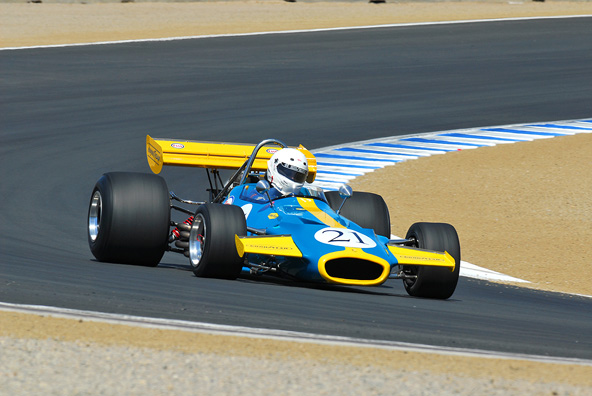
#> input picture Python/2020/opencv/F1Car.jpg, 592 x 396 px
$ python canny.py
#> lines starting #> are read from the running program, lines starting #| are printed output that depends on the picture
import numpy as np
import cv2


if __name__ == '__main__':
    image = cv2.imread("F1Car.jpg")
#> image is the input picture: shape (396, 592, 3); mean B, G, R 112.8, 123.4, 120.5
    gray = cv2.cvtColor(image, cv2.COLOR_BGR2GRAY)
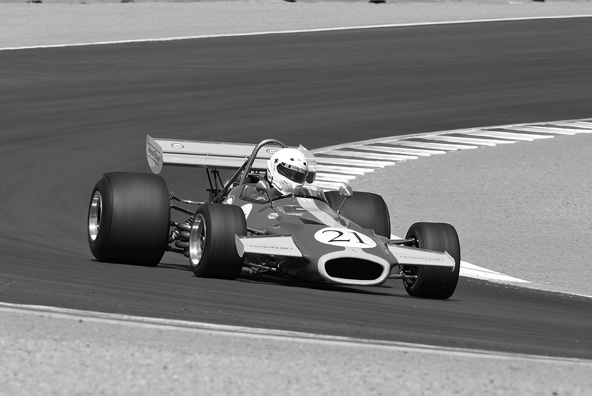
#> gray: shape (396, 592); min 0, max 255, mean 121.3

    edges = cv2.Canny(gray, threshold1=100, threshold2=200)
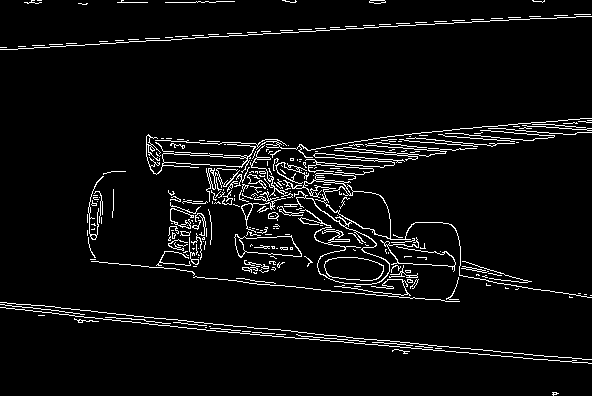
#> edges: shape (396, 592); 5% white in thin lines or dots

    cv2.imshow('Original Gray', image)
    cv2.imshow('Canny', edges)

    cv2.waitKey()
    cv2.destroyAllWindows()

$ run again, with Python/2020/opencv/Image.jpg copied over Python/2020/opencv/F1Car.jpg
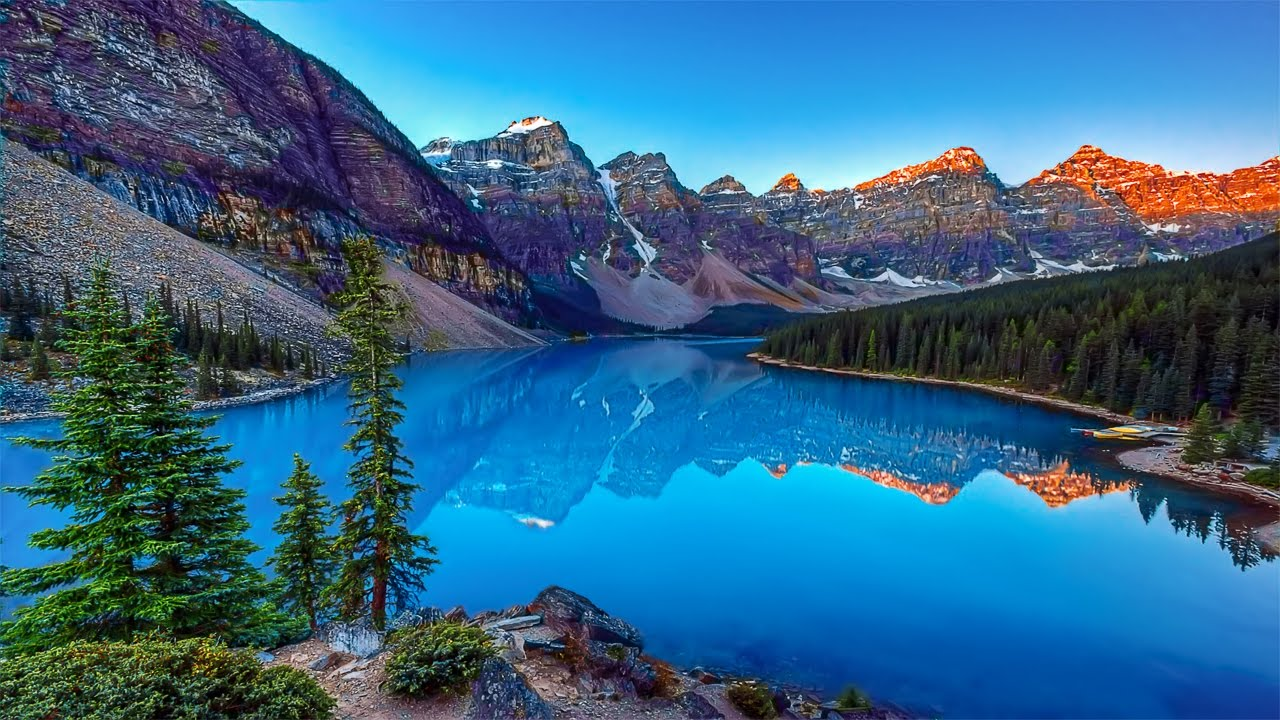
#> input picture Python/2020/opencv/Image.jpg, 1280 x 720 px
#> image is the input picture: shape (720, 1280, 3); mean B, G, R 136, 102.3, 50.6
#> `gray = cv2.cvtColor(image, cv2.COLOR_BGR2GRAY)`:
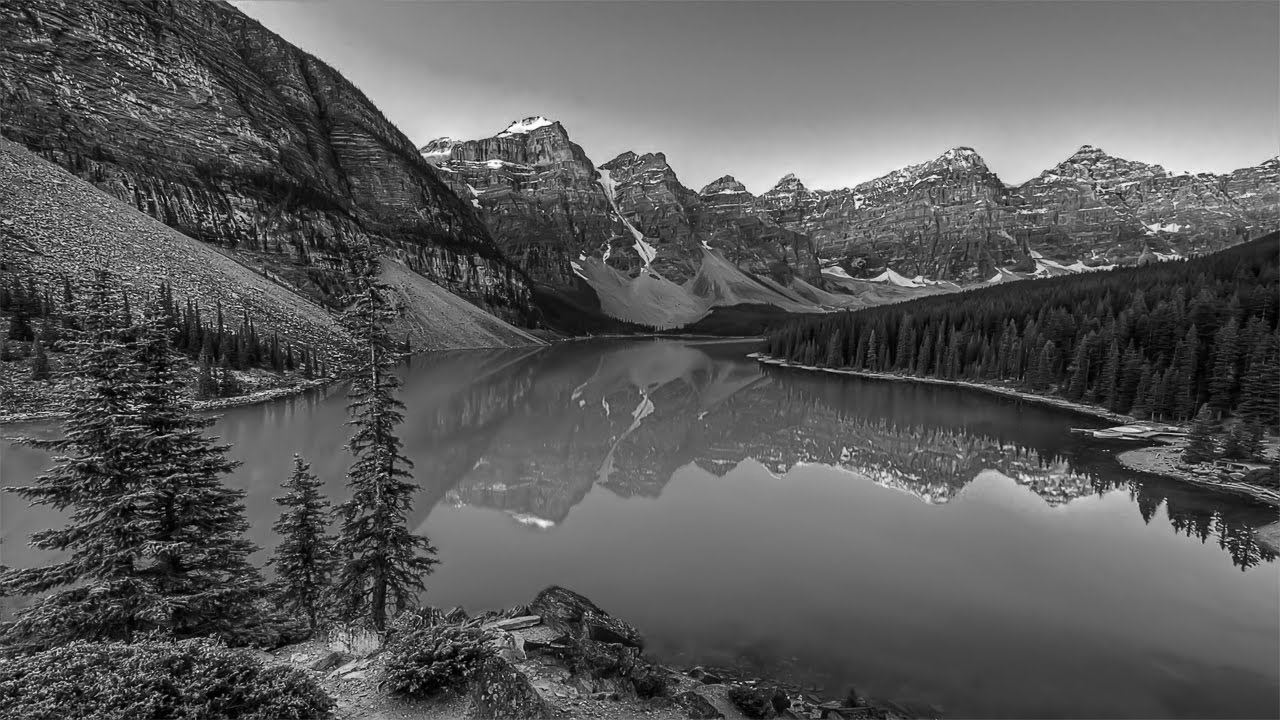
#> gray: shape (720, 1280); min 0, max 255, mean 90.7
#> `edges = cv2.Canny(gray, threshold1=100, threshold2=200)`:
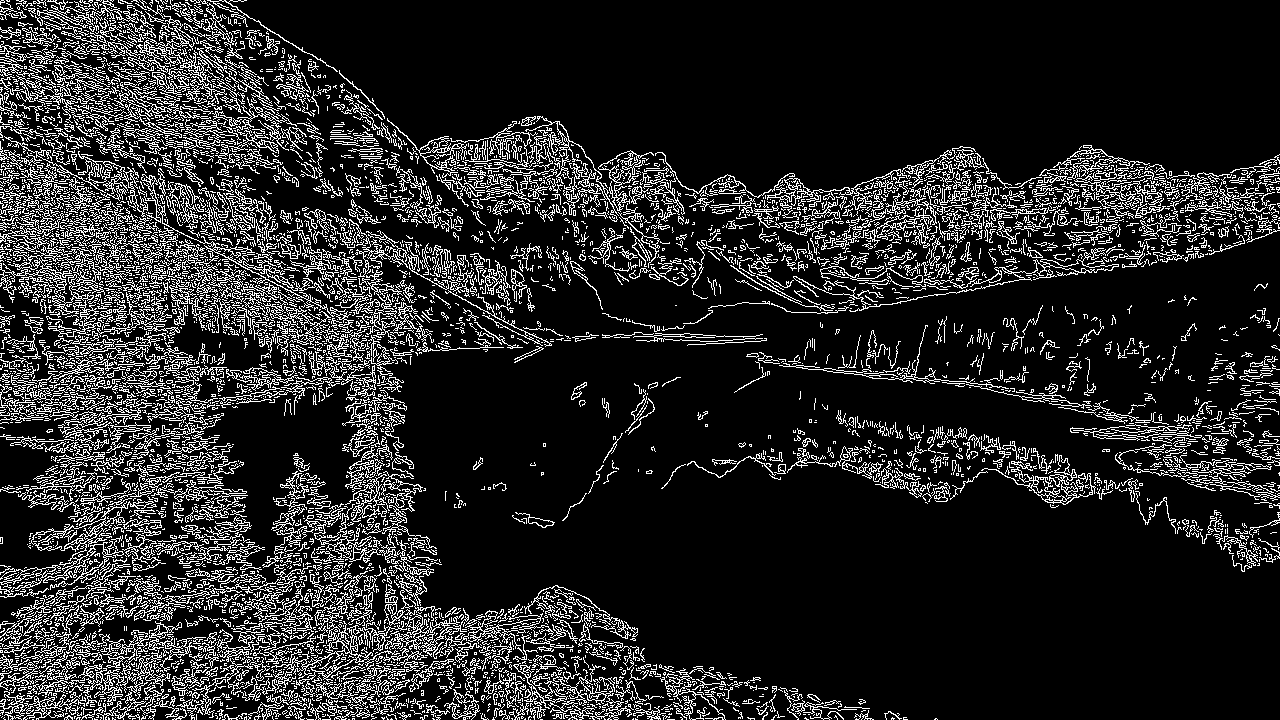
#> edges: shape (720, 1280); 14.8% white in thin lines or dots
